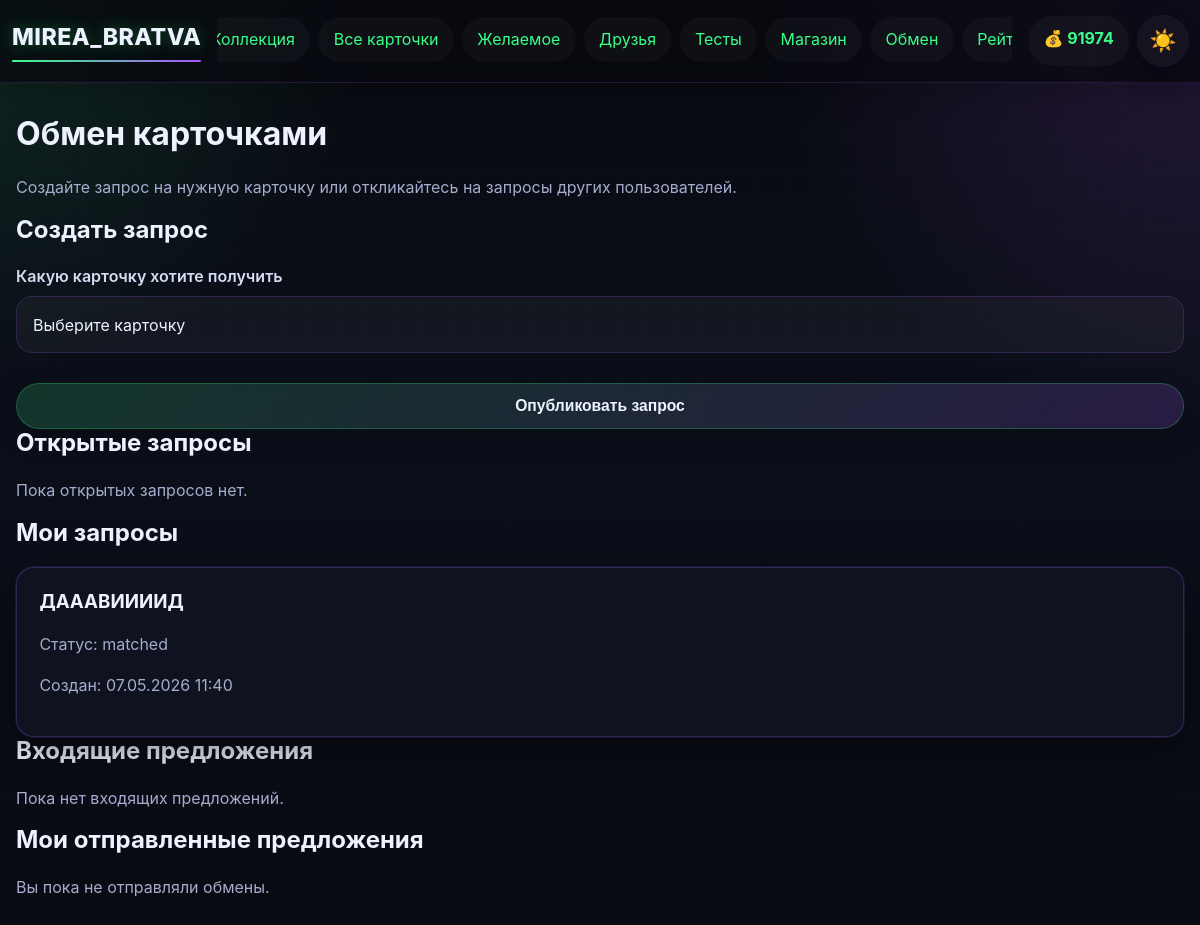
Page /exchange (signed in) on the committed database.
### app.py (models this page shows)
class User(UserMixin, db.Model):
    __tablename__ = 'user'
    id = db.Column(db.Integer, primary_key=True)
    username = db.Column(db.String(80), unique=True, nullable=False)
    email = db.Column(db.String(120), unique=True, nullable=False)
    password_hash = db.Column(db.String(200), nullable=False)
    coins = db.Column(db.Integer, default=100)
    profile_theme = db.Column(db.String(50), default='dark')
    avatar_frame = db.Column(db.String(50), default='none')
    bio = db.Column(db.Text, default='')
    owned_frames = db.Column(db.Text, default='[]')
    avatar_icon = db.Column(db.String(50), default='letter')
    created_at = db.Column(db.DateTime, default=datetime.utcnow)
    last_daily_bonus = db.Column(db.DateTime, default=None)

class TradeRequest(db.Model):
    __tablename__ = 'trade_request'
    id = db.Column(db.Integer, primary_key=True)
    requester_id = db.Column(db.Integer, db.ForeignKey('user.id'), nullable=False)
    requested_card_id = db.Column(db.Integer, db.ForeignKey('card.id'), nullable=False)
    target_user_id = db.Column(db.Integer, db.ForeignKey('user.id'), nullable=True)
    status = db.Column(db.String(20), default='open')
    created_at = db.Column(db.DateTime, default=datetime.utcnow)
    requester = db.relationship('User', foreign_keys=[requester_id], backref='trade_requests')
    target_user = db.relationship('User', foreign_keys=[target_user_id])
    requested_card = db.relationship('Card', foreign_keys=[requested_card_id])

class Card(db.Model):
    __tablename__ = 'card'
    id = db.Column(db.Integer, primary_key=True)
    name = db.Column(db.String(100), nullable=False)
    description = db.Column(db.Text)
    rarity = db.Column(db.String(20), nullable=False)
    subject = db.Column(db.String(50), nullable=False)
    image_url = db.Column(db.String(200))
    base_price = db.Column(db.Integer, default=50)

### app.py (the view, shortened to what this page needs)
@app.route('/exchange', methods=['GET', 'POST'])
@login_required
def exchange():
    cards = Card.query.order_by(Card.name.asc()).all()
    open_requests = (
        TradeRequest.query.filter(TradeRequest.status == 'open', TradeRequest.requester_id != current_user.id)
        .order_by(TradeRequest.created_at.desc())
        .all()
    )
    my_requests = (
        TradeRequest.query.filter_by(requester_id=current_user.id)
        .order_by(TradeRequest.created_at.desc())
        .all()
    )
    incoming_offers = TradeOffer.query.filter_by(to_user_id=current_user.id, status='pending').order_by(TradeOffer.created_at.desc()).all()
    outgoing_offers = TradeOffer.query.filter_by(from_user_id=current_user.id).order_by(TradeOffer.created_at.desc()).all()
    return render_template(
        'exchange.html',
        cards=cards,
        open_requests=open_requests,
        my_requests=my_requests,
        incoming_offers=incoming_offers,
        outgoing_offers=outgoing_offers,
        get_card_letter=get_card_letter,
    )

### app.py (called while the page is built)
@login_manager.user_loader
def load_user(user_id):
    return db.session.get(User, int(user_id))

### templates/exchange.html (shortened to what this page needs)
{% extends "base.html" %}
{% from "_card_macros.html" import showcase_card %}
{% block content %}
<div class="exchange-container">
    <h1>Обмен карточками</h1>
    <p>Создайте запрос на нужную карточку или откликайтесь на запросы других пользователей.</p>
    <div class="exchange-grid exchange-grid-single">
        <div class="exchange-card">
            <h2>Создать запрос</h2>
            <form method="POST" class="profile-form-stack">
                <div class="form-group">
                    <label for="requested_card_id">Какую карточку хотите получить</label>
                    <select id="requested_card_id" name="requested_card_id" required>
                        <option value="">Выберите карточку</option>
                    </select>
                </div>
                <button type="submit" class="btn">Опубликовать запрос</button>
            </form>
        </div>
        <div class="exchange-card">
            <h2>Открытые запросы</h2>
            {% if open_requests %}
                {% for trade_request in open_requests %}
                <div class="trade-offer">
                    <p><strong>{{ trade_request.requester.username }}</strong> хочет получить <strong>{{ trade_request.requested_card.name }}</strong></p>
                    <p>Кафедра: {{ trade_request.requested_card.subject }} · Редкость: {{ trade_request.requested_card.rarity }}</p>
                    <div class="trade-actions">
                        <a class="btn btn-secondary" href="{{ url_for('view_profile', user_id=trade_request.requester.id) }}">Профиль</a>
                        <a class="btn" href="{{ url_for('respond_trade_request', request_id=trade_request.id) }}">Откликнуться</a>
                    </div>
                </div>
                {% endfor %}
            {% else %}<p>Пока открытых запросов нет.</p>{% endif %}
        </div>
    </div>
    <div class="exchange-card">
        <h2>Мои запросы</h2>
        {% if my_requests %}
            <div class="items-grid">
            {% for trade_request in my_requests %}
                <div class="shop-item">
                    <h3>{{ trade_request.requested_card.name }}</h3>
                    <p>Статус: {{ trade_request.status }}</p>
                    <p>Создан: {{ trade_request.created_at.strftime('%d.%m.%Y %H:%M') }}</p>
                </div>
            {% endfor %}
            </div>
        {% else %}<p>У вас пока нет запросов.</p>{% endif %}
    </div>
    <div class="exchange-card">
        <h2>Входящие предложения</h2>
        {% if incoming_offers %}
            {% for offer in incoming_offers %}
                <div class="trade-offer">
                    <p><strong>{{ offer.from_user.username }}</strong> предлагает <strong>{{ offer.offered_card.name }}</strong></p>
                    <p>и хочет получить <strong>{{ offer.requested_card.name }}</strong></p>
                    <div class="trade-actions">
                        <form method="POST" action="{{ url_for('accept_exchange', offer_id=offer.id) }}"><button type="submit" class="btn">Принять</button></form>
                        <form method="POST" action="{{ url_for('reject_exchange', offer_id=offer.id) }}"><button type="submit" class="btn btn-secondary">Отклонить</button></form>
                    </div>
                </div>
            {% endfor %}
        {% else %}<p>Пока нет входящих предложений.</p>{% endif %}
    </div>
    <div class="exchange-card">
        <h2>Мои отправленные предложения</h2>
        {% if outgoing_offers %}
            <div class="items-grid">
                {% for offer in outgoing_offers %}
                    <div class="shop-item">
                        <h3>{{ offer.to_user.username }}</h3>
                        <p>Вы отдаёте: {{ offer.offered_card.name }}</p>
                        <p>Вы получаете: {{ offer.requested_card.name }}</p>
                        <p>Статус: {{ offer.status }}</p>
                    </div>
                {% endfor %}
            </div>
        {% else %}<p>Вы пока не отправляли обмены.</p>{% endif %}
    </div>
</div>
{% endblock %}

### templates/base.html (shortened to what this page needs)
<!DOCTYPE html>
<html lang="ru">
<head>
    <link rel="stylesheet" href="{{ url_for('static', filename='css/style.css') }}">
</head>
<body class="{% if current_user.is_authenticated and current_user.profile_theme == 'light' %}light-theme{% else %}dark-theme{% endif %}">
    <nav class="navbar">
        <div class="nav-container">
            <a class="nav-logo" href="{{ url_for('index') }}">MIREA_BRATVA</a>
            <div class="nav-main">
                <ul class="nav-menu">
                    {% if current_user.is_authenticated %}
                        <li><a href="{{ url_for('collection') }}">Коллекция</a></li>
                        <li><a href="{{ url_for('cards_catalog') }}">Все карточки</a></li>
                        <li><a href="{{ url_for('wishlist') }}">Желаемое</a></li>
                        <li><a href="{{ url_for('friends') }}">Друзья</a></li>
                        <li><a href="{{ url_for('quizzes') }}">Тесты</a></li>
                        <li><a href="{{ url_for('shop') }}">Магазин</a></li>
                        <li><a href="{{ url_for('exchange') }}">Обмен</a></li>
                        <li><a href="{{ url_for('rating') }}">Рейтинг</a></li>
                    {% else %}
                        <li><a href="{{ url_for('login') }}">Вход</a></li>
                        <li><a href="{{ url_for('register') }}">Регистрация</a></li>
                    {% endif %}
                </ul>
            </div>
            {% if current_user.is_authenticated %}
            <div class="nav-actions">
                <div class="coins">💰 {{ current_user.coins }}</div>
                <a class="theme-toggle nav-pill" href="{{ url_for('toggle_theme') }}" title="Переключить тему">
                    {% if current_user.profile_theme == 'light' %}🌙{% else %}☀️{% endif %}
                </a>
            </div>
            {% endif %}
        </div>
    </nav>
    <main class="container">
        {% block content %}{% endblock %}
    </main>
</body>
</html>

### rows in the picture
User: coins "91974"
TradeRequest: requested_card.name "ДАААВИИИИД", status "matched", created_at "07.05.2026 11:40"
